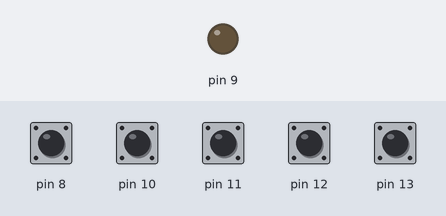
Simulated run of this sketch. Board: Arduino Uno, built with avr-gcc and run on an emulated ATmega328P. Parts: output pins drawn as LEDs (lit = HIGH). The test bench sets the inputs (shaded band); at power-on: pin 8, pin 10–13 HIGH.

Above: at 1.2 s.
1.3 s: pin 8 pulled LOW for 0.15 s
At 1.37 s:
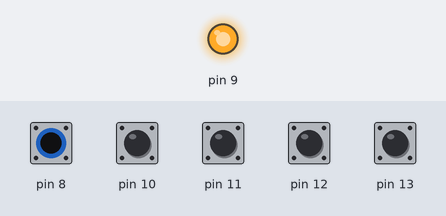
Timing chart, 0 to 4.3 s (numbered marks = the images above; inputs shaded):
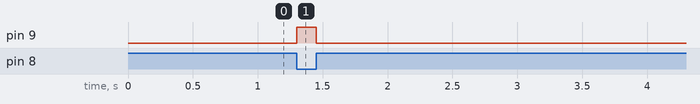

The sketch:

Clacker.ino
```cpp
// Apple II Disk Clacker for ATtiny microcontrollers
//
// Arduino IDE board settings:
//  1. Install the DIY-ATtiny board package
//  2. Under Tools->Board, select your ATtiny type from the DIY-ATtiny board type
//  3. Under Tools->Processor Version, select your processor (ATtiny13a)
//  4. Under Tools->Processor Speed, select 1.2 MHz Internal Oscillator
//
// Build a .hex file using Sketch->Export Compiled Binary
//
// Fuses when programming:
//  1. CKDIV8 = 0  (divide clock by 8; this is the default fuse value on ATtiny13)
//  2. CKSEL1:0 = 10  (use internal 9.6MHz oscillator; these are the default fuse values on ATtiny13)
//  3. RSTDISBL (disable /RESET so it can be used as GPIO)
//
// Because this code requires the RSTDISBL fuse to be cleared, a high voltage serial programmer must be used.


// PORTB pin definitions
#define DRIVEN_MASK   0b000001
#define CLACKOUT_MASK 0b000010
#define PHASES_MASK   0b111100


static inline bool is_drive_enabled() {
    return !(PINB & DRIVEN_MASK);
}

static inline uint8_t get_stepper_phase_bits() {
    return (PINB & PHASES_MASK);
}

static inline void relay_toggle() {
    PORTB ^= CLACKOUT_MASK;
}

static inline void relay_off() {
    PORTB &= ~CLACKOUT_MASK;
}


void setup() {
    // enable pull-ups on inputs
    PORTB = (DRIVEN_MASK | PHASES_MASK);

    // set pin directions
    DDRB = CLACKOUT_MASK;
}


void loop() {
    static uint8_t prev_phases = 0;

    if(! is_drive_enabled()) {
        relay_off();
        return;
    }

    uint8_t phases = get_stepper_phase_bits();
    if(phases != 0) {
        // check for any new bit to be set
        if(phases & ~prev_phases) {
            relay_toggle();
        }
        prev_phases = phases;
    }
}
```

Measured:
- after the input at 1.3 s, pin 9: LOW → HIGH at once, → LOW 0.15 s later
